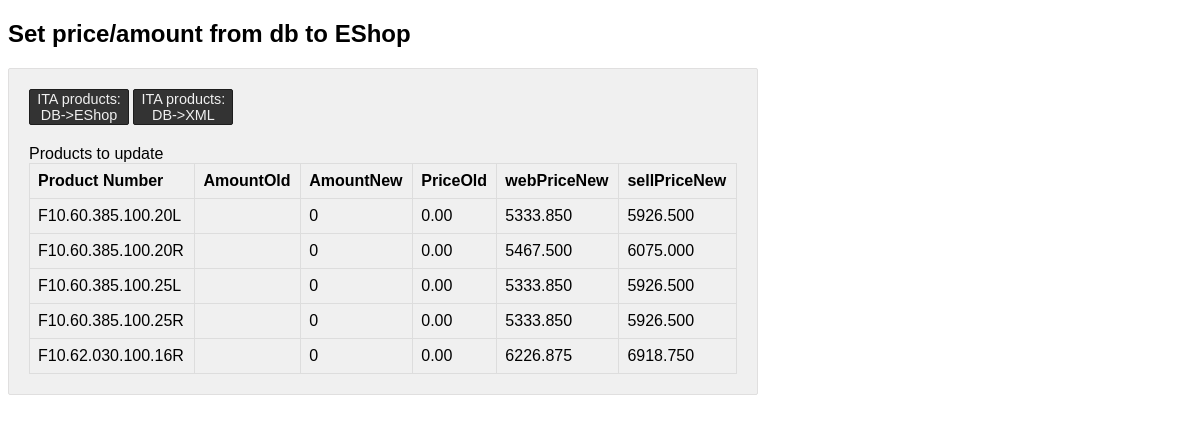
Screenshot of /SetPriceToEShop.php with the database file from the repository.
### tables this page shows
CREATE TABLE `ita_products` (
  `product_id` int(11) NOT NULL,
  `artikul` varchar(50) NOT NULL,
  `status_id` int(8) NOT NULL DEFAULT 0,
  `errorMsg` varchar(100) DEFAULT NULL,
  `availability` varchar(5) DEFAULT NULL,
  `price1` decimal(10,3) DEFAULT NULL,
  `price2` decimal(10,3) DEFAULT NULL,
  `itaInfoStatus_id` int(8) NOT NULL DEFAULT 0,
  `webprice` decimal(10,3) DEFAULT NULL,
  `sellprice` decimal(10,3) DEFAULT NULL,
  `errorMsgItaInfo` varchar(50) DEFAULT NULL,
  `webShopUpdated` datetime DEFAULT NULL COMMENT 'When availability/webprice was set on web shop. ',
  `dt` datetime DEFAULT current_timestamp() ON UPDATE current_timestamp()
);

CREATE TABLE `products` (
  `id` int(11) NOT NULL,
  `productId` int(8) NOT NULL,
  `name` varchar(100) DEFAULT NULL,
  `secondName` varchar(100) DEFAULT NULL,
  `description` varchar(1000) DEFAULT NULL,
  `picture` varchar(200) DEFAULT NULL,
  `available` tinyint(1) DEFAULT NULL,
  `price` decimal(10,2) NOT NULL,
  `secondPrice` decimal(10,2) NOT NULL,
  `productnumber` varchar(50) NOT NULL,
  `previewPicture` varchar(200) DEFAULT NULL,
  `gallery0` varchar(200) DEFAULT NULL,
  `gallery1` varchar(200) DEFAULT NULL,
  `gallery2` varchar(200) DEFAULT NULL,
  `vat` int(8) DEFAULT NULL,
  `vatlevel` int(8) DEFAULT NULL,
  `amountInStock` int(8) DEFAULT NULL,
  `avaibilityId` int(8) DEFAULT NULL,
  `ean` varchar(50) DEFAULT NULL,
  `unsaleable` tinyint(1) DEFAULT NULL,
  `categories` varchar(200) DEFAULT NULL,
  `changedAt` datetime DEFAULT NULL,
  `dt` datetime DEFAULT current_timestamp() ON UPDATE current_timestamp()
);

### DataSource.php (called while the page is built, shortened)
<?php
class DataSource
{
    private $conn;
    function __construct()
    {
        $this->conn = $this->getConnection();
    }
    public function getConnection()
    {
        $conn = new \mysqli(self::HOST, self::USERNAME, self::PASSWORD, self::DATABASENAME);
        $conn->set_charset("cp1250");
        return $conn;
    }
    public function select($query, $paramType = "", $paramArray = array())
    {
        $stmt = $this->conn->prepare($query);
        $stmt->execute();
        $result = $stmt->get_result();
        if ($result->num_rows > 0) {
            while ($row = $result->fetch_assoc()) {
                $resultset[] = $row;
            }
        }
        if (! empty($resultset)) {
            return $resultset;
        }
    }
}

### SetPriceToEShop.php (the view, shortened to what this page needs)
<?php
require_once 'DataSource.php';
$db = new DataSource();
$sqlSelect = "SELECT p.amountInStock as AmountOld, (ip.availability * 1) AS AmountNew, p.price as PriceOld, ip.webprice as webPriceNew, ip.sellprice as sellPriceNew, p.id as Id, p.productId, p.productnumber
FROM `products` as p
	join ita_products as ip on ip.product_id = p.id
    join price_evaluation as pe on p.productnumber = pe.productnumber
where ip.itaInfoStatus_id = 3
    /*and ip.webprice > 0*/
    /*and (ip.webShopUpdated < p.dt or ip.webShopUpdated is null) */
	and pe.category_id = 134
	";
?>
<!DOCTYPE html>
<html>
<head>
</head>
<body>
    <h2>Set price/amount from db to EShop</h2>
    <div class="outer-scontainer">
        <div class="row">
            <form class="form-horizontal" action="" method="post"
                name="frmCSVImport" id="frmCSVImport"
                enctype="multipart/form-data">
                <div class="input-row">
					<button type="submit" id="submit" name="db_eshop" class="btn-submit">ITA products: DB->EShop</button>
					<button type="submit" id="submit" name="ita_db_xml" class="btn-submit">ITA products: DB->XML</button>
                    <br />
                </div>
            </form>
        </div>
        <?php
            $result = $db->select($sqlSelect);
            if (! empty($result)) {
                ?>
			<span>Products to update</span>
			<table id='userTable'>
				<thead>
					<tr>
						<th>Product Number</th>
						<th>AmountOld</th>
						<th>AmountNew</th>
						<th>PriceOld</th>
						<th>webPriceNew</th>
						<th>sellPriceNew</th>
					</tr>
				</thead>
				<tbody>
				<?php foreach ($result as $row) {?>
					<tr>
						<td><?php  echo $row['productnumber']; ?></td>
						<td><?php  echo $row['AmountOld']; ?></td>
						<td><?php  echo $row['AmountNew']; ?></td>
						<td><?php  echo $row['PriceOld']; ?></td>
						<td><?php  echo $row['webPriceNew']; ?></td>
						<td><?php  echo $row['sellPriceNew']; ?></td>
					</tr>
				<?php } ?>
				</tbody>
			</table>
		<?php } else { ?>
			EShop is up to date.
		<?php } ?>
    </div>
</body>
</html>

### SetPriceToEShop.php (style rules this page uses)
body { font-family: Arial; width: 750px; }
.outer-scontainer { background: #F0F0F0; border: #e0dfdf 1px solid; padding: 20px; border-radius: 2px; }
.input-row { margin-top: 0px; margin-bottom: 20px; }
.btn-submit { background: #333; border: #1d1d1d 1px solid; color: #f0f0f0; font-size: 0.9em; width: 100px; border-radius: 2px; cursor: pointer; }
.outer-scontainer table { border-collapse: collapse; width: 100%; }
.outer-scontainer th { border: 1px solid #dddddd; padding: 8px; text-align: left; }
.outer-scontainer td { border: 1px solid #dddddd; padding: 8px; text-align: left; }

### rows the page displays
ita_products: product_id.productnumber "F10.60.385.100.20L", AmountNew "0", product_id.price "0.00", webprice "5333.850", sellprice "5926.500"
ita_products: product_id.productnumber "F10.60.385.100.20R", AmountNew "0", product_id.price "0.00", webprice "5467.500", sellprice "6075.000"
ita_products: product_id.productnumber "F10.60.385.100.25L", AmountNew "0", product_id.price "0.00", webprice "5333.850", sellprice "5926.500"
ita_products: product_id.productnumber "F10.60.385.100.25R", AmountNew "0", product_id.price "0.00", webprice "5333.850", sellprice "5926.500"
ita_products: product_id.productnumber "F10.62.030.100.16R", AmountNew "0", product_id.price "0.00", webprice "6226.875", sellprice "6918.750"
